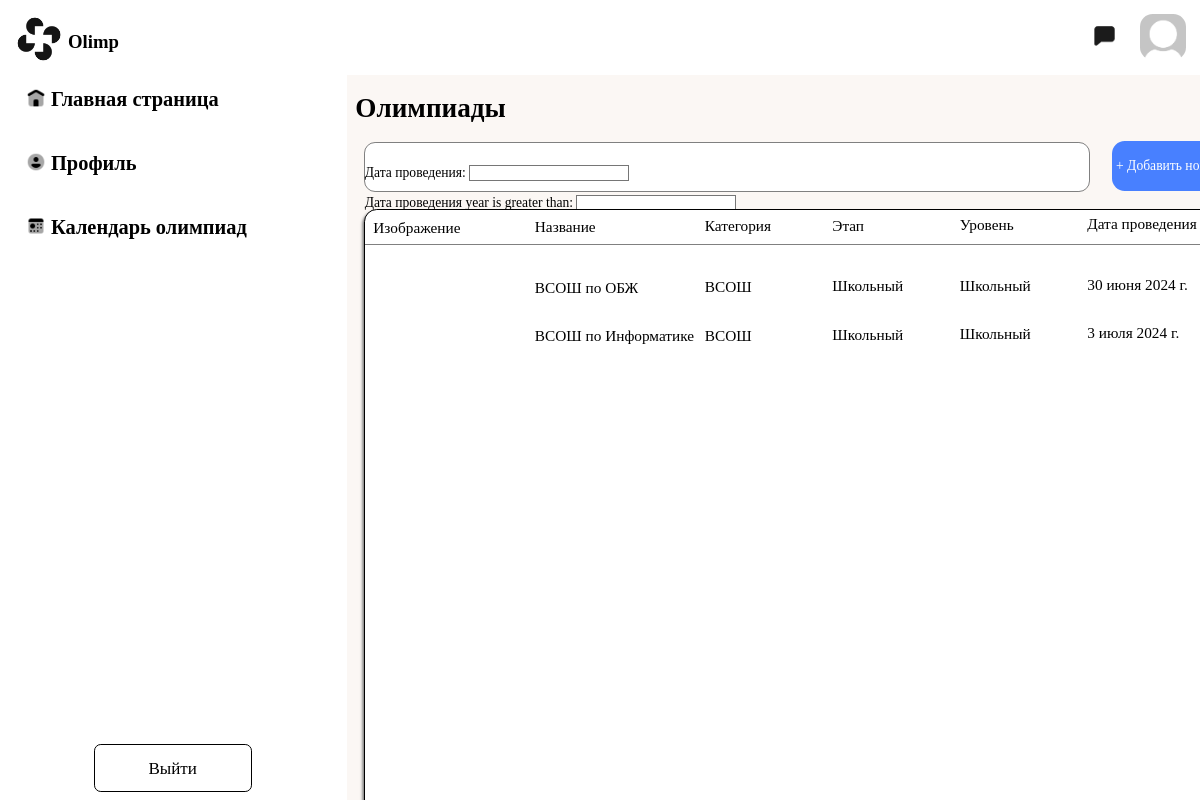
The app's page /main/olympiad/list/, older data.
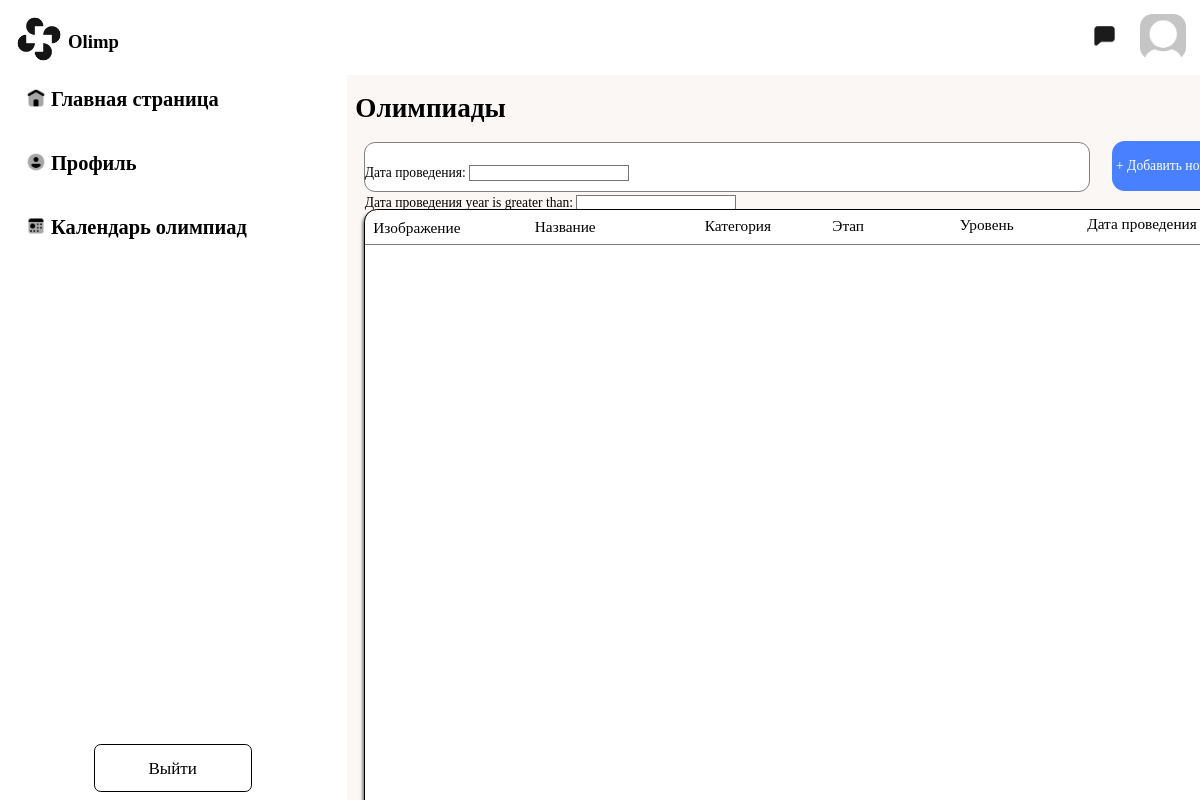
The same page, newer data.
### main/models.py (models this page shows, shortened)
class Olympiad(models.Model):
    class Meta:
        verbose_name_plural = "Олимпиады"
        verbose_name = 'Олимпиада'
    name = models.CharField('Название олимпиады', max_length=256)
    description = models.TextField('Описание олимпиады', blank=True, null=True)
    category = models.ForeignKey(to='categories', on_delete=models.CASCADE, verbose_name='Категория олимпиады',
                                 max_length=256)
    level = models.ForeignKey(to='Level_olympiad', on_delete=models.CASCADE, verbose_name='Название уровня',
                              max_length=256)
    next_stage = models.ForeignKey('Stage', on_delete=models.SET_NULL, null=True, blank=True,
                                   related_name='next_olympiads', verbose_name='Следующий этап')
    stage = models.ForeignKey(to='Stage', on_delete=models.CASCADE, verbose_name='Название этапа', max_length=256)
    subject = models.ForeignKey('Subject', on_delete=models.CASCADE, verbose_name='Название школьного предмета')
    class_olympiad = models.IntegerField('Класс олимпиады')
    date = models.DateField('Дата проведения')
    time = models.TimeField('Время проведения')
    location = models.CharField('Место проведения олимпиады', max_length=256)

class categories(models.Model):
    class Meta:
        verbose_name_plural = "Категории олимпиад"
        verbose_name = 'Категория олимпиад'
    name = models.CharField('Название категории', max_length=256)
    def __str__(self):
        return self.name

class Stage(models.Model):
    class Meta:
        verbose_name_plural = "Этапы олимпиад"
        verbose_name = 'Этап олимпиады'
    name = models.CharField('Название категории', max_length=256)
    def __str__(self):
        return self.name

class Level_olympiad(models.Model):
    class Meta:
        verbose_name_plural = "Уровень олимпиад"
        verbose_name = 'Уровень олимпиад'
    name = models.CharField('Название уровня', max_length=256)
    def __str__(self):
        return self.name

### main/views.py (the view)
# urls.py: path('olympiad/list/', OlympiadListView.as_view(), name='list_olympiad'),
class OlympiadListView(ListView):
    model = Olympiad
    template_name = 'list_olympiad/list_olympiad.html'
    context_object_name = 'olympiads'
    def get_queryset(self):
        queryset = super().get_queryset()
        self.filterset = OlympiadFilter(self.request.GET, queryset=queryset)
        return self.filterset.qs
    def get_context_data(self, **kwargs):
        context = super().get_context_data(**kwargs)
        context['filterset'] = self.filterset
        return context

### main/templates/list_olympiad/list_olympiad.html (shortened to what this page needs)
<!DOCTYPE html>
{% load static %}
<html lang="en">
<head>
    <link rel="stylesheet" href="{% static 'list-olympiad/list_olympiad.css' %}">
    <link rel="stylesheet" href="{% static 'header/header.css' %}">
    <link rel="stylesheet" href="{% static 'navbar/navbar.css' %}">
</head>
{% include 'header/header.html' %}
{% include 'navbar/navbar.html' %}
<body>
<div class="main">
    <h1>Олимпиады</h1>
    <div class="filtr">
        <form method="get">
            <div class="filters">
                {{ filterset.form.as_p }}
            </div>
        </form>
    </div>
    <a class="add" href="{% url 'main:olympiad_create' %}">+ Добавить новую олимпиаду</a>
    <div class="tablica">
        <div class="oformlenie">
            <div class="jpg">Изображение</div>
            <div class="name">Название</div>
            <div class="kategoriya">Категория</div>
            <div class="stage">Этап</div>
            <div class="level">Уровень</div>
            <div class="date">Дата проведения</div>
        </div>
        {% for olympiad in olympiads %}
            <div class="primer">
                <div class="name">{{ olympiad.name }}</div>
                <div class="kategoriya">{{ olympiad.category }}</div>
                <div class="stage">{{ olympiad.stage }}</div>
                <div class="level">{{ olympiad.level }}</div>
                <div class="date">{{ olympiad.date }}</div>
            </div>
        {% endfor %}
    </div>
</div>
</body>
</html>

Row changes from the older to the newer data that the page shows:
removed Olympiad: name "ВСОШ по ОБЖ", category "ВСОШ", stage "Школьный", level "Школьный", date "30 июня 2024 г."
removed Olympiad: name "ВСОШ по Информатике", category "ВСОШ", stage "Школьный", level "Школьный", date "3 июля 2024 г."
